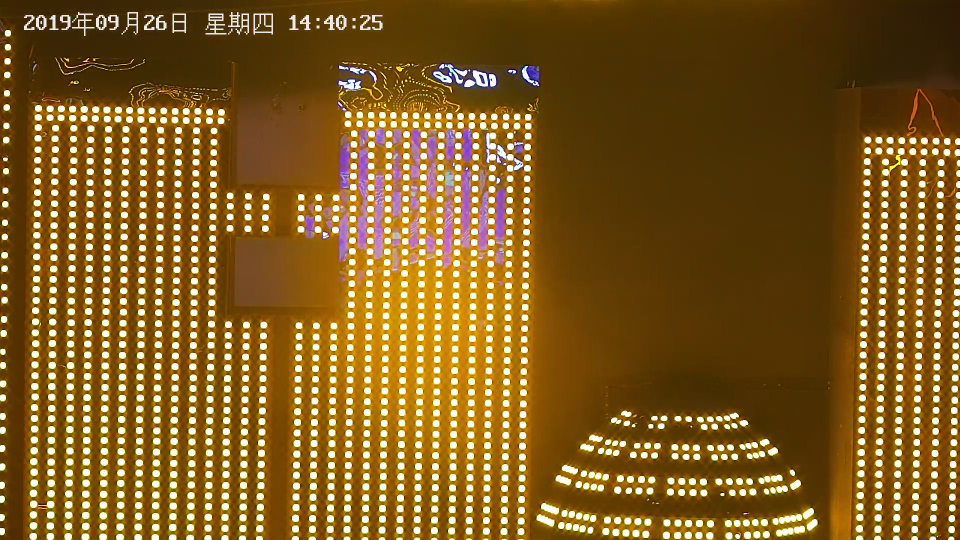
#> input picture data/EXC_point1_1374179.jpg, 1920 x 1080 px, found by its file name (shown at 1/2 size)
$ python otsuThreshold.py
#> lines starting #> are read from the running program, lines starting #| are printed output that depends on the picture
#> further down, ori1 is the input picture: shape (1080, 1920, 3); mean B, G, R 33.9, 93.2, 128.9
#!/usr/bin/env python
# -*- coding:utf-8 -*-
"""
Created on 2019/10/8 9:45 2019

@author : json
"""

import cv2
import numpy as np
from matplotlib import pyplot as plt
img1 = '../img/EXC_point1_1374179.jpg'
img2 = '../img/EXC_point1_1375043.jpg'

# [33 lines left out: function diffColor, not called in this run]

def ThresholdByOtsu(src):
#> called with src = '../img/EXC_point1_1374179.jpg'
    img = cv2.imread(src)

    rgb = cv2.cvtColor(img, cv2.COLOR_BGR2RGB)

    B, G, R = cv2.split(img)

    # save origin image r, g, b
    # cv2.imwrite()

    ret_r, threshold_r = cv2.threshold(R, 254, 255, cv2.THRESH_TOZERO_INV)
    ret_g, threshold_g = cv2.threshold(G, 254, 255, cv2.THRESH_TOZERO_INV)
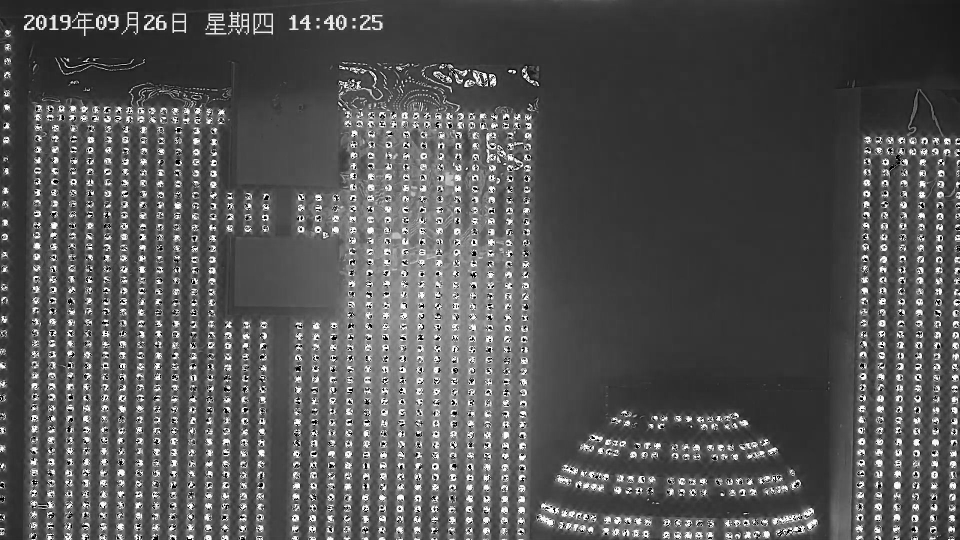
#> threshold_g: shape (1080, 1920) (shown at 1/2 size); min 0, max 254, mean 84.2
    ret_b, threshold_b = cv2.threshold(B, 254, 255, cv2.THRESH_TOZERO_INV)

    # cv2.imshow('r', threshold_r)
    # cv2.imshow('g', threshold_g)
    # cv2.imshow('b', threshold_b)

    merge = cv2.merge([threshold_b, threshold_g, threshold_r])
    rgb = cv2.cvtColor(merge, cv2.COLOR_BGR2RGB)
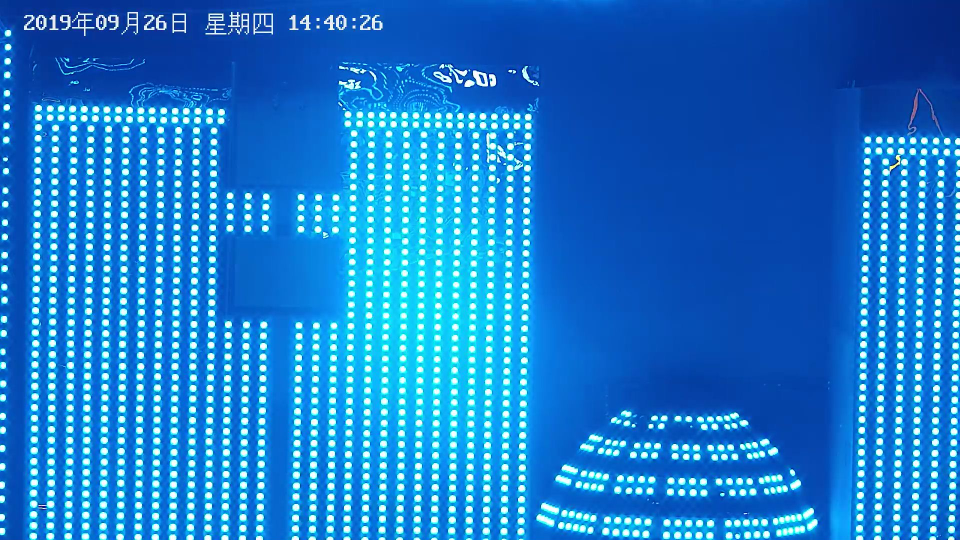
#> input picture data/EXC_point1_1375043.jpg, 1920 x 1080 px, found by its file name (shown at 1/2 size)
#> further down, ori2 is the input picture: shape (1080, 1920, 3); mean B, G, R 205.1, 123.3, 29.2

    return rgb

def ThresholdByHSV(src):
#> called with src = '../img/EXC_point1_1375043.jpg'
    img = cv2.imread(src)

    hsv = cv2.cvtColor(img, cv2.COLOR_BGR2HSV)
#> hsv: shape (1080, 1920, 3); mean H, S, V 103.5, 224.3, 205.2

    H, S, V = cv2.split(hsv)
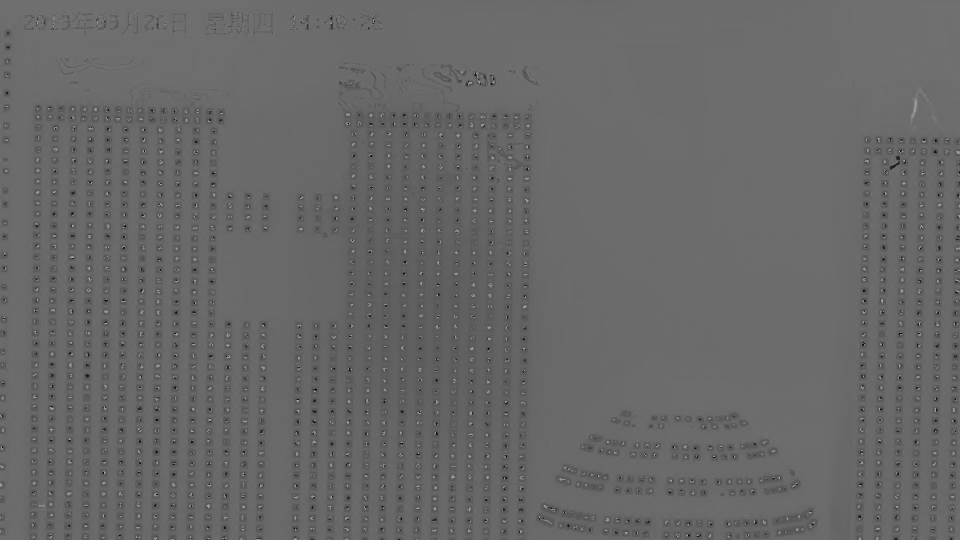
#> H: shape (1080, 1920) (shown at 1/2 size); min 0, max 179, mean 103.5
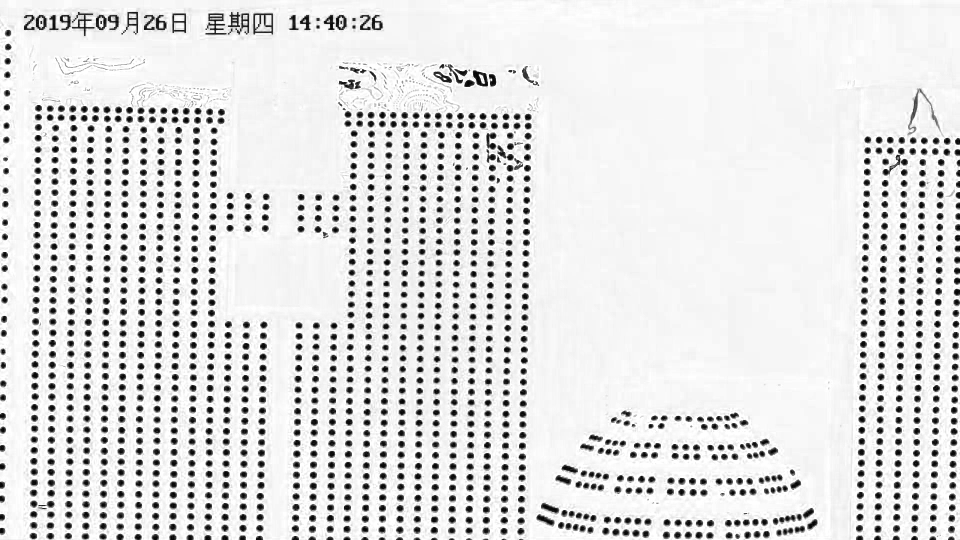
#> S: shape (1080, 1920) (shown at 1/2 size); min 0, max 255, mean 224.3

    ret_h, threshold_h = cv2.threshold(H, 150, 180, cv2.THRESH_TOZERO_INV)
    ret_s, threshold_s = cv2.threshold(S, 50, 255, cv2.THRESH_TOZERO_INV)
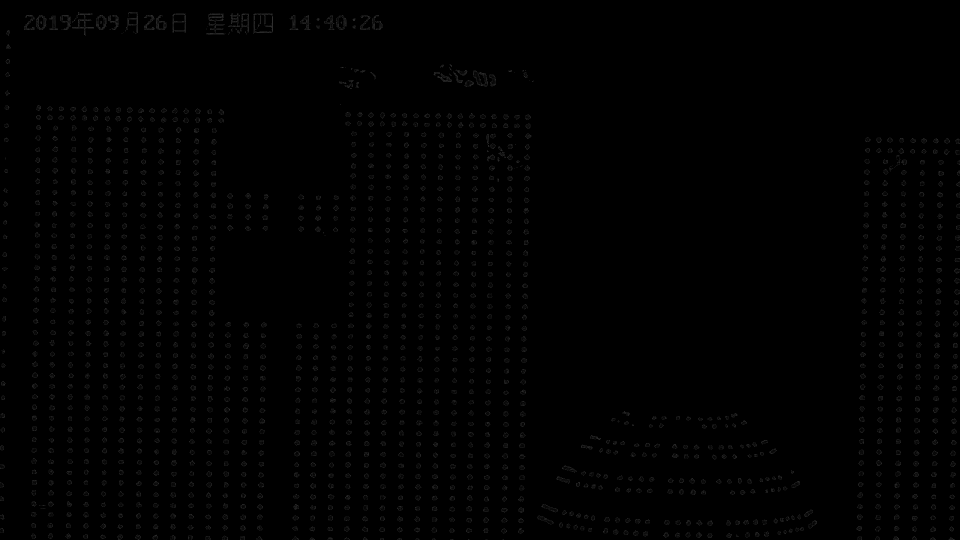
#> threshold_s: shape (1080, 1920) (shown at 1/2 size); min 0, max 50, mean 1.2
    ret_v, threshold_v = cv2.threshold(V, 250, 255, cv2.THRESH_TOZERO_INV)
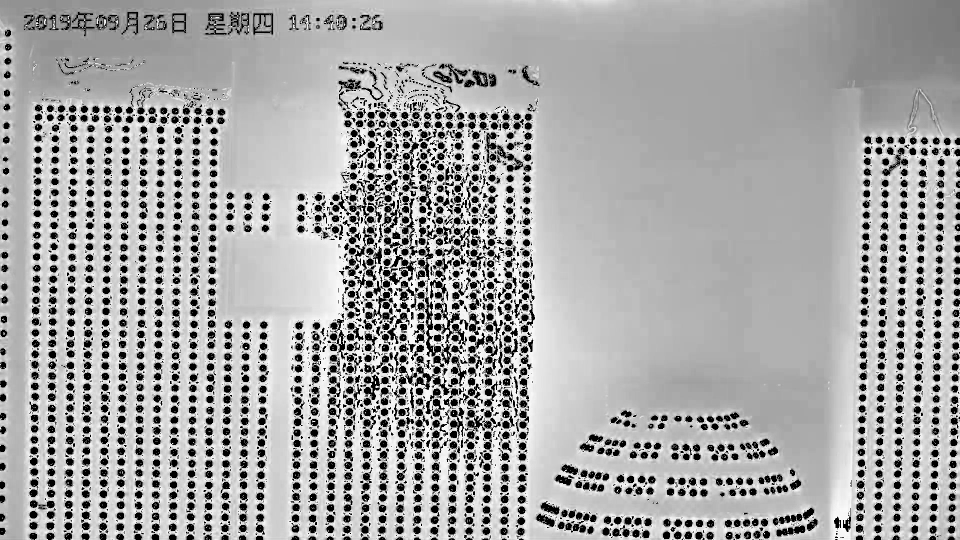
#> threshold_v: shape (1080, 1920) (shown at 1/2 size); min 0, max 250, mean 166.5

    merge = cv2.merge([threshold_h, threshold_s, threshold_v])
#> merge: shape (1080, 1920, 3); mean H, S, V 103.2, 1.2, 166.5
    bgr = cv2.cvtColor(merge, cv2.COLOR_HSV2BGR)
    return bgr

# [37 lines left out: function RGBToHSI, not called in this run]

if __name__ == '__main__':
    ori1 = cv2.imread(img1)
    cv2.namedWindow('image1ori', 0)
    cv2.imshow('image1ori', ori1)
    image1 = ThresholdByOtsu(img1)
    cv2.namedWindow('img1', 0)
    cv2.imshow('img1', image1)

    ori2 = cv2.imread(img2)
    cv2.imshow('image2ori', ori2)
    image2 = ThresholdByHSV(img2)
    cv2.imshow('img2', image2)

    err = cv2.bitwise_xor(image1, image2)
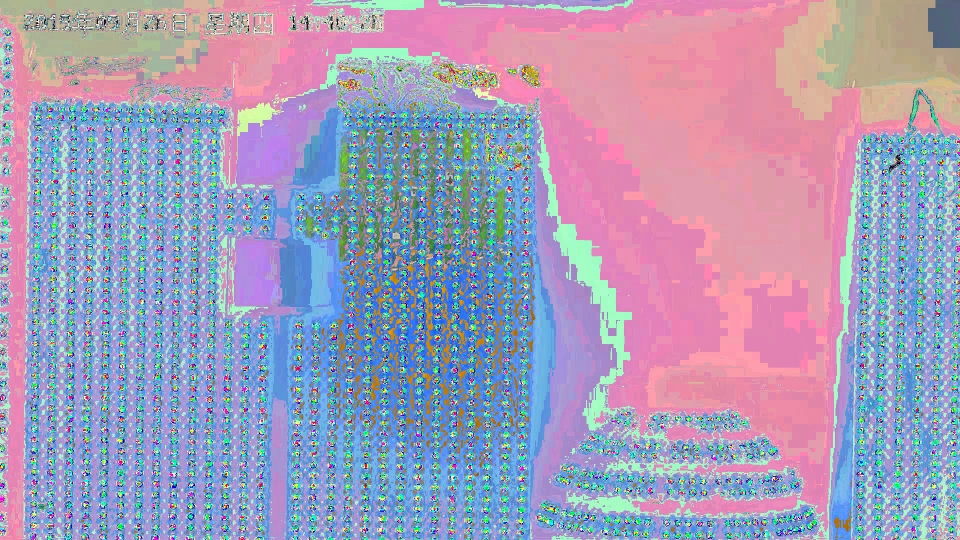
#> err: shape (1080, 1920, 3) (shown at 1/2 size); mean R, G, B 163.6, 156.3, 184.7
    cv2.imshow('err', err)
    cv2.waitKey()
    cv2.destroyAllWindows()
